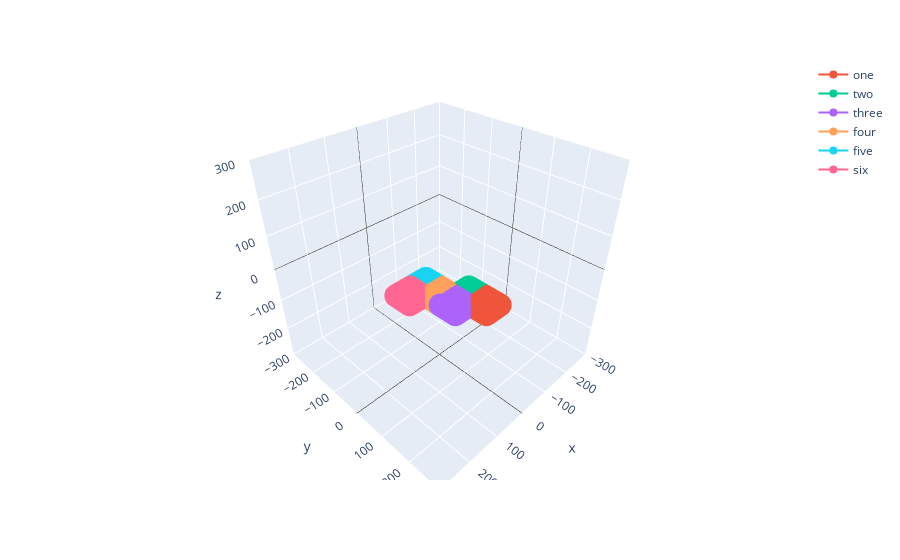

Notebook cell for this chart:
### Code cell
plot_3d(faces3d)

### Figure 1 — Plotly figure (JSON) as saved in the notebook; plotly's stock layout.template omitted (floating-point values rounded to 4 significant figures; data arrays with more than 128 entries replaced by an {"elided": "..."} marker saying what was removed)
{"data": [{"hovertemplate": "<extra></extra>", "legendgroup": "", "marker": {"color": "#636efa", "symbol": "circle"}, "mode": "markers", "name": "", "scene": "scene", "showlegend": false, "type": "scatter3d"}, {"name": "one", "type": "scatter3d", "x": {"elided": "2500 int values"}, "y": {"elided": "2500 int values"}, "z": {"elided": "2500 int values"}}, {"name": "two", "type": "scatter3d", "x": {"elided": "2500 int values"}, "y": {"elided": "2500 int values"}, "z": {"elided": "2500 int values"}}, {"name": "three", "type": "scatter3d", "x": {"elided": "2500 int values"}, "y": {"elided": "2500 int values"}, "z": {"elided": "2500 int values"}}, {"name": "four", "type": "scatter3d", "x": {"elided": "2500 int values"}, "y": {"elided": "2500 int values"}, "z": {"elided": "2500 int values"}}, {"name": "five", "type": "scatter3d", "x": {"elided": "2500 int values"}, "y": {"elided": "2500 int values"}, "z": {"elided": "2500 int values"}}, {"name": "six", "type": "scatter3d", "x": {"elided": "2500 int values"}, "y": {"elided": "2500 int values"}, "z": {"elided": "2500 int values"}}], "layout": {"legend": {"tracegroupgap": 0}, "margin": {"t": 60}, "scene": {"aspectmode": "cube", "domain": {"x": [0, 1], "y": [0, 1]}, "xaxis": {"range": [-300, 300], "zerolinecolor": "black"}, "yaxis": {"range": [-300, 300], "zerolinecolor": "black"}, "zaxis": {"range": [-300, 300], "zerolinecolor": "black"}}}}
